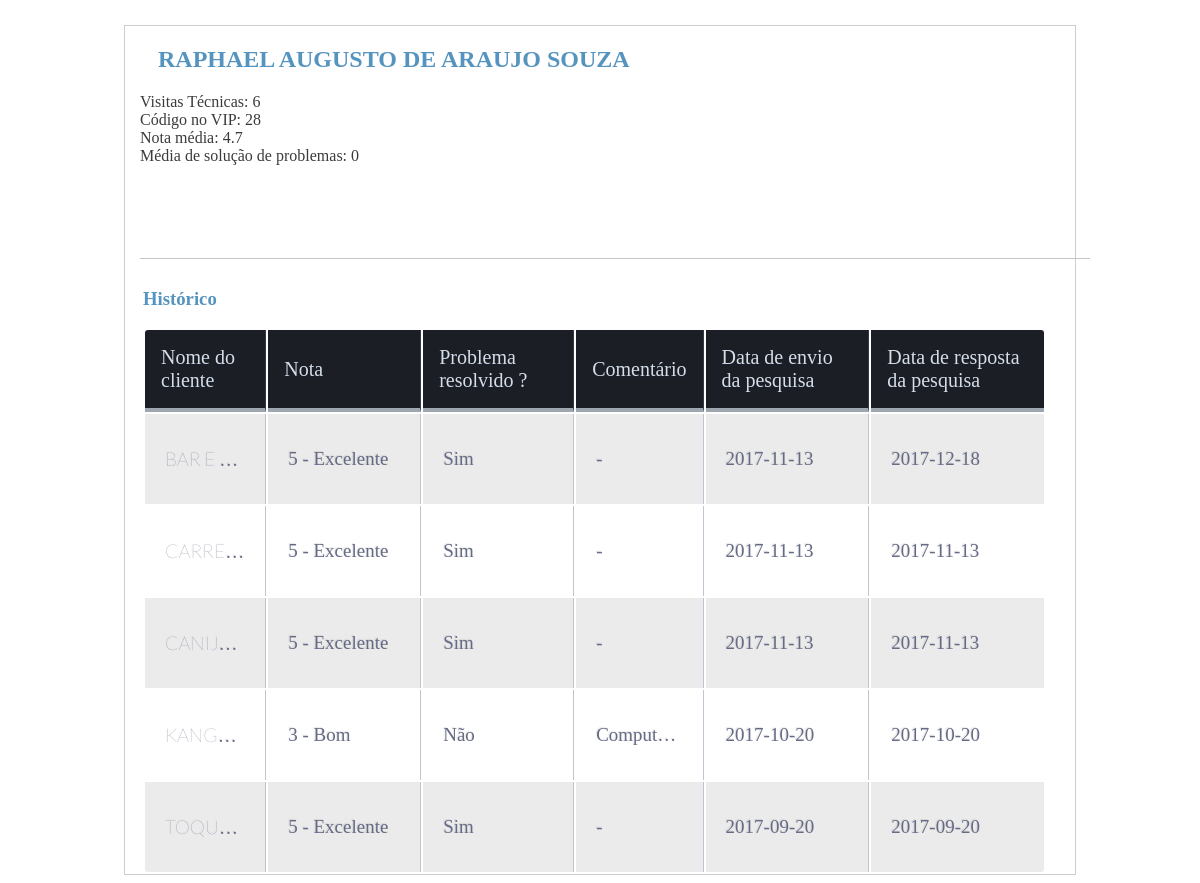
Screenshot of /Management/pages/mainprofile.php?profile=4&type=e (signed in) with the database file from the repository.
### tables this page shows
CREATE TABLE `employee` (
  `idemployee` int(10) UNSIGNED NOT NULL,
  `name` varchar(100) NOT NULL,
  `note_avarage` double NOT NULL,
  `issue_sol_avarage` double NOT NULL,
  `V11_code` int(11) NOT NULL,
  `visits` int(11) NOT NULL
);

CREATE TABLE `form` (
  `idform` int(10) UNSIGNED NOT NULL,
  `commentary` varchar(200) DEFAULT NULL,
  `idcustomer` int(11) DEFAULT NULL,
  `idemployee` int(11) DEFAULT NULL,
  `evaluation_value` int(11) DEFAULT NULL,
  `issue_solve` varchar(10) DEFAULT NULL,
  `request_sent` date NOT NULL,
  `request_answered` date NOT NULL
);

CREATE TABLE `customer` (
  `idcustomer` int(10) UNSIGNED NOT NULL,
  `name` varchar(200) NOT NULL,
  `emails` varchar(200) NOT NULL,
  `tecnical_visits` int(11) NOT NULL,
  `forms_answereds` int(11) NOT NULL,
  `V11_ID` int(11) NOT NULL,
  `effectiviness` double NOT NULL DEFAULT '0',
  `avaliation_avarage` double NOT NULL DEFAULT '0'
);

### Management/php/class/Employee.php (called while the page is built, shortened)
<?php
include_once '../php/DataBaseQuerys.php';
class Employee extends Entity{
    private $note_avarage;
    private $issue_avarage;
    function __construct($i){
        $getinfo = LoadDataFrom($i, "employee");
        $this->name = utf8_encode($getinfo["name"]);
        $this->note_avarage = $getinfo["note_avarage"];
        $this->issue_avarage = $getinfo["issue_sol_avarage"];
        $this->v11_id = $getinfo["V11_code"];
        $this->visitas = $getinfo["visits"];
    }
    public function GetName(){
        return $this->name;
    }
    public function GetNote_avarage(){
        return $this->note_avarage;
    }
    public function GetIssue_avarage(){
        return $this->issue_avarage;
    }
    public function GetV11_Code(){
        return $this->v11_id;
    }
    public function GetTotalOfVisits(){
        return $this->visitas;
    }
    public function LoadHistoric(){
        LoadHistoric("employee", $this->v11_id);
    }
}
?>

### Management/php/DataBaseQuerys.php (the view, shortened to what this page needs)
  <?php
$connection = Database::getConnection();
function formatarComentario($commentary){
    if($commentary == null || $commentary == "") {
        return "<td>-</td>";
    }
    else{
        return "<td data-toggle='tooltip' title='".utf8_encode($commentary)."'>".utf8_encode($commentary)."</td>";
    }
}
function tratarNotaDeAvaliacao($nota){
    if($nota == 5)  return "<td title = '5 - Excelente'>5 - Excelente</td>";
    else if($nota == 4)  return "<td title = '4 - Muito bom'>4 - Muito bom</td>";
    else if($nota == 3)  return "<td title = '3 - Bom'>3 - Bom</td>";
    else if($nota == 2)  return "<td title = '2 - Regular'>2 - Regular</td>";
    return "<td title = '1 - Ruim'>1 - Ruim</td>";
}
function tratarSolucaoDoProblema($issue_solved){
    if($issue_solved == "yes"){
        return "Sim";
    }
    return "Não";
}
function LoadDataFrom($id, $table){
    global $connection;
    $result = $connection->query("SELECT * FROM $table WHERE id$table = $id");
    $output = $result->fetch_assoc();
    if($result->num_rows > 0){
        return $output;
    }
    else{
        return null;
    }
}
function LoadTableColuns($kind){
    if($kind == "c"){
        echo "<th>Nome do técnico</th>";
    }
    else if($kind == "e"){
        echo "<th>Nome do cliente</th>";
    }
    else{
        echo "";
}
echo "<th id='nota'>Nota</th>";
echo "<th>Problema resolvido ?</th>";
echo "<th>Comentário</th>";
echo "<th>Data de envio da pesquisa</th>";
echo "<th>Data de resposta da pesquisa</th>";
}
function LoadHistoric($from, $id_vip){
    global $connection;
    $identity = "id".$from;
    $result = $connection->query("SELECT customer.idcustomer, employee.idemployee, evaluation_value,issue_solve,commentary, request_sent, request_answered from ((form
    inner join customer on form.idcustomer = customer.V11_ID)
    inner join employee on form.idemployee = employee.V11_code)
    where form.".$identity."= $id_vip order by idform desc");
    if($result->num_rows > 0)
    {
        while($row = $result->fetch_assoc())
        {
            if($from == "employee"){
                $result2 = $connection->query("select name from customer where idcustomer =".$row["idcustomer"]);
            }
            else{
                $result2 = $connection->query("select name from employee where idemployee =".$row["idemployee"]);
            }
            $row2 = $result2->fetch_assoc();
            if($from == "employee"){
                echo "<tr><td><a class='linkname' href='../pages/mainprofile.php?profile=".$row["idcustomer"]."&type=c'>".utf8_encode($row2["name"])."</a></td>";
            }
            else{
                echo "<tr><td><a class='linkname' href='../pages/mainprofile.php?profile=".$row["idemployee"]."&type=e'>".utf8_encode($row2["name"])."</a></td>";
            }
            echo tratarNotaDeAvaliacao($row["evaluation_value"]);
            echo "<td>".tratarSolucaoDoProblema($row["issue_solve"])."</td>";
            echo formatarComentario($row["commentary"]);
            echo "<td>".$row["request_sent"]."</td>";
            echo "<td>".$row["request_answered"]."</td></tr>";
        }
    }
}
?>

### Management/pages/mainprofile.php (shortened to what this page needs)
<?php
include '../php/DataBaseQuerys.php';
if($_GET["type"] == "c"){
    include '../php/class/Customer.php';
    $prof = new Customer($_GET["profile"]);
}
else {
    include '../php/class/Employee.php';
    $prof = new Employee($_GET["profile"]);
}
?>
<!DOCTYPE HTML>
<HTML>
<head>
    <link href="../css/profileInfos.css" rel="stylesheet" type="text/css" />
    <link href="../css/table.css" rel="stylesheet" type="text/css" />
</head>
<body ng-app="">
    <div id="profilebody">
        <div id="content">
        <div id="sub-cont2">
        <?php
        echo "<h2>".$prof->GetName()."</h2>";
        echo "<label>Visitas Técnicas:  ".$prof->GetTotalOfVisits()."</label>";
        echo "<label>Código no VIP:  ".$prof->GetV11_Code()."</label>";
        if($_GET["type"] == "c")echo "<label>Email:  ".$prof->GetEmails()."</label>";
        else if($_GET["type"] == "e"){
            echo "<label>Nota média:  ".$prof->GetNote_avarage(). "</label>";
            echo "<label>Média de solução de problemas:  ".$prof->GetIssue_avarage(). "</label>";
        }
        ?>
        </div>
        </div>
        <div class="content-sub">
        <h3>Histórico</h3>
        <table id="maintable" class="table-fill">
            <thead class="text-left">
                <?php  LoadTableColuns($_GET["type"]);?>
            </thead>
            <tbody class="table-hover">
                <?php $prof->LoadHistoric();?>
            </tbody>
        </table>
        </div>
    </div>
</body>
</html>

### Management/css/ProfileInfos.css (style rules this page uses)
#profilebody h3, h2, table { margin-left: 18px; }
#profilebody h3, h2 { color: #5594BF; }
#profilebody { border: 1px solid #CDCDCD; margin: 0 auto; margin-top: 25px; width: 950px; overflow: auto; display: table; height: 620px; background-color: #fff; }
#profilebody table { width: 95%; }
td { height: 50px; }
#nota { width: 120px; }
#profilebody div { display: inline-block; }
#content { width: 100%; align-content: center; padding: 0px 15px; }
#content { margin-bottom: 10px; }
#sub-cont2 { width: 100%; height: 232px; border-bottom: 1px solid #C5C5C5; border-spacing: 1px 10px; border-collapse: separate; }
#content label { color: rgb(59, 59, 59); }
#content label, h3 { display: block; }
.content-sub { width: 100%; }

### Management/css/table.css (style rules this page uses)
.linkname { text-decoration: none; font-family: 'Lato'; color: #666B85; }
th { color: #D5DDE5; background: #1b1e24; cursor: default; border-bottom: 4px solid #9ea7af; border-right: 1px solid #343a45; font-size: 20px; font-weight: 50; padding: 16px; text-align: left; text-shadow: 0 1px 1px rgba(6, 38, 182, 0.1); vertical-align: middle; }
th:first-child { border-top-left-radius: 3px; }
th:last-child { border-top-right-radius: 3px; border-right: none; }
tr { border-top: 1px solid #C1C3D1; border-bottom: 1px solid #C1C3D1; color: #666B85; font-size: 13px; font-weight: normal; text-shadow: 0 1px 1px rgba(256, 256, 256, 0.1); }
tr:first-child { border-top: none; }
tr:last-child { border-bottom: none; }
tr:nth-child(odd) td { background: #EBEBEB; }
tr:last-child td:first-child { border-bottom-left-radius: 3px; }
tr:last-child td:last-child { border-bottom-right-radius: 3px; }
td { background: #FFFFFF; padding: 20px; text-align: left; vertical-align: middle; font-weight: 50; font-size: 19px; max-width: 40px; white-space: nowrap; overflow: hidden; cursor: default; text-overflow: ellipsis; text-shadow: -1px -1px 1px rgba(0, 0, 0, 0.1); border-right: 1px solid #C1C3D1; }
td:last-child { border-right: 0px; }

### rows the page displays
employee: name "RAPHAEL AUGUSTO DE ARAUJO SOUZA", visits "6", V11_code "28", note_avarage "4.7", issue_sol_avarage "0"
form: customer.name "BAR E…", evaluation_value "5 - Excelente", issue_solve "Sim", request_sent "2017-11-13", request_answered "2017-12-18"
form: customer.name "CARRE…", evaluation_value "5 - Excelente", issue_solve "Sim", request_sent "2017-11-13", request_answered "2017-11-13"
form: customer.name "CANIJ…", evaluation_value "5 - Excelente", issue_solve "Sim", request_sent "2017-11-13", request_answered "2017-11-13"
form: customer.name "KANG…", evaluation_value "3 - Bom", issue_solve "Não", commentary "Comput…", request_sent "2017-10-20", request_answered "2017-10-20"
form: customer.name "TOQU…", evaluation_value "5 - Excelente", issue_solve "Sim", request_sent "2017-09-20", request_answered "2017-09-20"
